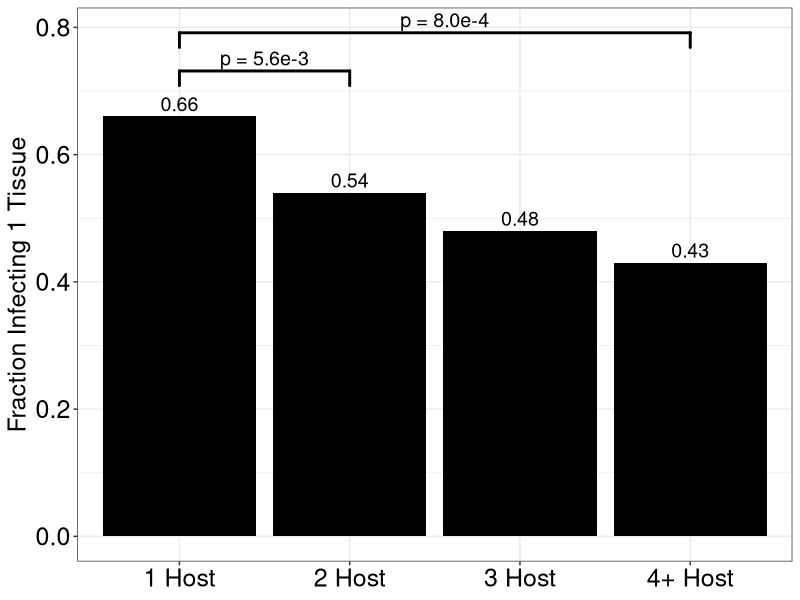

Recreate this plot in R.

#
# Comparing hosts infected to tissues infected
#
# Jason Jiang - Created: 2020/07/11
#                     Last Edit: 2021/02/12
#
# Reinke Lab - Microsporidia Database Project
#
# Goal: Write code to demonstrate the relationship between number of hosts
# infected by microsporidia and number of tissues infected by microsporidia.
#
#
# Thanks to Brandon for this RScript layout
#
# -----------------------------------------------------------------------------

# Load useful packages
if (!require("tidyverse")) install.packages("tidyverse")
if (!require("readxl")) install.packages("readxl")
if (!require("ggsignif")) install.packages("ggsignif")
library(tidyverse)
library(readxl)
library(ggsignif)


# Set working directory, this is the directory I use
setwd("P:/Shared/Microsporidia database/Figure 3 (Jason)/3D - No. tissues vs no. hosts")


# Load spreadsheet containing tissue + host data into R
host_tissue_data <- read_xlsx("Infected Hosts and Tissues.xlsx")


# Create a vector of terms describing generalized/systemic infections.
# Create a vector of terms describing ambiguous tissue infections.
general_terms <-
  host_tissue_data$General_terms[!is.na(host_tissue_data$General_terms)]

ambiguous_terms <-
  host_tissue_data$Ambiguous_terms[!is.na(host_tissue_data$Ambiguous_terms)]


# Clean up tissue data by separating parenthesized data from entries,
# so we can recognize and remove rows w/ general infections.
# Also, determine whether or not each species infects >1 tissues.
clean_str <- function(string) {
  paste(vapply(strsplit(string, "; ")[[1]],
               function(x) {trimws(strsplit(x, "\\(")[[1]][1])}, character(1)),
        collapse = "; ")
}

vclean_str <- Vectorize(clean_str)


# Species with more than one tissue listed, and/or have systemic infections are
# considered to infect more than one tissue.
check_more_than_one_tissue <- function(Tissues) {
  any(general_terms %in% strsplit(Tissues, "; ")[[1]]) |
    lengths(strsplit(Tissues, '; ')) > 1
}

vcheck_more_than_one_tissue <- Vectorize(check_more_than_one_tissue)


# Also, write a function to check if a species has ambiguous infections listed.
# We will exclude these species, as its unclear what and how many tissues they're
# infecting.
check_ambiguous <- function(Tissues) {
  any(strsplit(Tissues, "; ")[[1]] %in% ambiguous_terms)
}

vcheck_ambiguous <- Vectorize(check_ambiguous)


# Take our dataframe and filter out microsporidia species without both host and
# tissue data.
# Mutate in a new column with the number of infected hosts for each microsporidia.
# Mutate in a new column determining whether or not a species infects more than
# one tissue.
host_tissue_data <- host_tissue_data %>%
  select(-General_terms, -Ambiguous_terms) %>%
  filter(!is.na(Hosts) & !is.na(Tissues)) %>%
  mutate(Tissues = vclean_str(Tissues)) %>%
  filter(!vcheck_ambiguous(Tissues)) %>%
  mutate(num_hosts = lengths(strsplit(Hosts, '; ')),
         More_1_tissue = ifelse(vcheck_more_than_one_tissue(Tissues), ">1 tissues", "1 tissue"))


# Group species into bins of how many hosts they infect.
# Bins: 1 host, 2 hosts, 3 hosts, 4+ hosts
determine_host_bin <- function(num_hosts) {
  if (num_hosts %in% 1:3) { # EDITED
    return(stringr::str_c(num_hosts, " Host"))
  }
  else {
    return("4+ Host") # EDITED
  }
}

vdetermine_host_bin <- Vectorize(determine_host_bin)

host_tissue_data <- host_tissue_data %>%
  mutate(host_bin = vdetermine_host_bin(num_hosts)) %>%
  group_by(host_bin) %>%
  # Fixed error with "`n()` must only be used inside dplyr verbs."
  dplyr::mutate(host_bin_freq = n())

host_bins_counted <- as.matrix(table(host_tissue_data$More_1_tissue,
                                     host_tissue_data$host_bin))


# Chi-square test of independence
chisq.test(host_bins_counted)


# We got a significant p-value from the chi square test (p-value = 0.0003977), so now
# let's run a bunch of pairwise chi square tests for post-hoc testing.
# Set correct = FALSE, we will be applying a Bonferroni correction later.

# I apologize in advance for this tedious monstrosity :/

# Bonferroni corrected p-value: 0.05/6 comparisons
p_bonferroni <- 0.05/6 # 0.008333333

# 1 host to 2 host
p12 <- chisq.test(host_bins_counted[, c(1, 2)], correct = FALSE)$p.value
p12 < p_bonferroni # TRUE
# p = 0.006714288

# 1 host to 3 host
p13 <- chisq.test(host_bins_counted[, c(1, 3)], correct = FALSE)$p.value
p13 < p_bonferroni # FALSE, lack of statistical power?
# p = 0.02979858


# 1 host to 4+ host
p14 <- chisq.test(host_bins_counted[, c(1, 4)], correct = FALSE)$p.value
p14 < p_bonferroni # TRUE
# p = 0.001005971

# 2 host to 3 host
p23 <- chisq.test(host_bins_counted[, c(2, 3)], correct = FALSE)$p.value
p23 < p_bonferroni # FALSE
# p = 0.6659246

# 2 host to 4+ host
p24 <- chisq.test(host_bins_counted[, c(2, 4)], correct = FALSE)$p.value
p24 < p_bonferroni # FALSE
# p = 0.2041254

# 3 host to 4+ host
p34 <- chisq.test(host_bins_counted[, c(3, 4)], correct = FALSE)$p.value
p34 < p_bonferroni # FALSE
# p = 0.5111377


# Turn the table of frequencies of species infecting 1 or more tissues into
# a dataframe, so we can make a bar graph of the proportions
frequency_df <- as.data.frame(host_bins_counted) %>%
  group_by(Var2) %>%
  mutate(host_bin_count = sum(Freq)) %>%
  group_by(host_bin_count) %>%
  mutate(bin_proportion = round(Freq / host_bin_count, 2)) %>%
  filter(Var1 == "1 tissue") %>%
  select(Var2, Freq, host_bin_count, bin_proportion)


# Perfect, let's make that bar graph of proportions!
# NOTE: sometimes, extremely low frequencies get plotted instead of what is
# seen in frequency_df
# I don't know why this happens, but just a heads-up
ggplot(data = frequency_df, aes(x = Var2, y = bin_proportion)) +
  geom_bar(stat = "identity", fill = "black") +
  labs(y = "Fraction Infecting 1 Tissue") +
  theme_bw() +
  theme(axis.text = element_text(size = 18, color = "black"),
        axis.title = element_text(size = 18),
        axis.title.x = element_blank()) +
  geom_text(aes(label = bin_proportion), nudge_y = 0.02, size = 5) +
  geom_signif(comparisons = list(c("1 Host", "2 Host"), c("1 Host", "4+ Host")),
              annotations = c("p = 5.6e-3", p = "    p = 8.0e-4"), size = 1, tip_length = 0.1,
              y_position = c(0.72, 0.78), textsize = 5)